Frame 1 (no input): blank canvas, image omitted
Frame 60 (the mouse pressed at the canvas centre just before this capture): blank canvas, image omitted
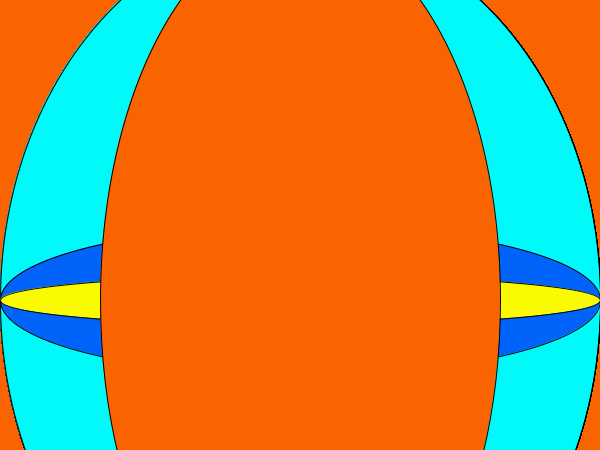
Frame 120 (the mouse held since frame 60 and released just before this capture)

The Processing sketch whose frames 1 and 60 were blank and that drew this single picture after the mouse press (run headless with seeded random() and noise(); from frame 60 on, the mouse is pressed at the canvas centre):

// Processing sketch: processing_14989
// ── processing_14989.pde

int photos;
void setup() {
  size(600,450);
  photos = 1;
}
void draw() {
  fill(0,250,250);
  ellipse(300,300,(mouseX-600)*2,(mouseY-600)*2);
  fill(0,100,250);
   ellipse(300,300,(mouseX-600)*2,(mouseY-300)*2);
   fill(250,250,0);
    ellipse(300,300,(mouseX-600)*2,(mouseY-200)*2);
    fill(250,100,0);
    ellipse(300,300,(mouseX-500)*2,(mouseY-600)*2);
}
//void mousePressed() {
//save("myImage" + photos + ".jpg");
//photos = photos + 1;
//}
